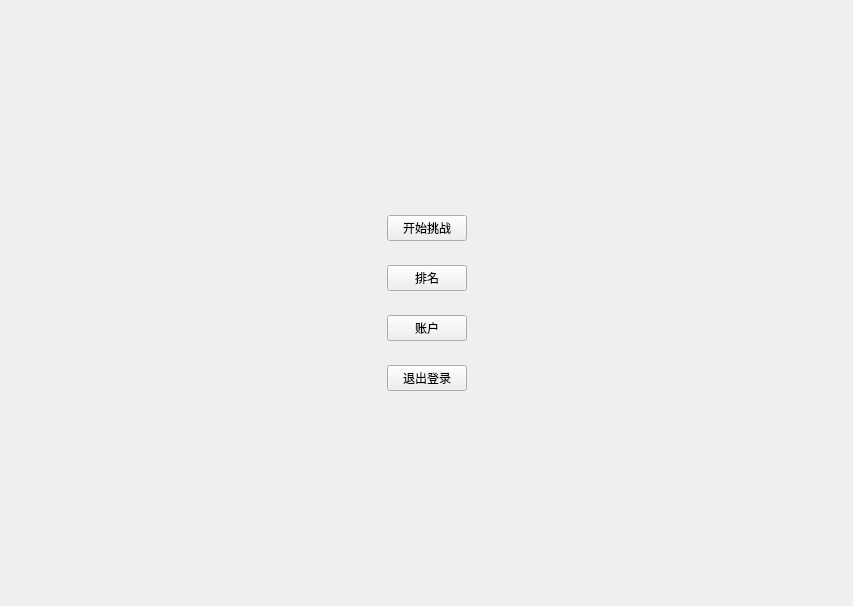
<?xml version="1.0" encoding="UTF-8"?>
<ui version="4.0">
 <class>AnswerWindow</class>
 <widget class="QWidget" name="AnswerWindow">
  <property name="geometry">
   <rect>
    <x>0</x>
    <y>0</y>
    <width>853</width>
    <height>606</height>
   </rect>
  </property>
  <property name="windowTitle">
   <string>Form</string>
  </property>
  <layout class="QVBoxLayout" name="verticalLayout">
   <item>
    <spacer name="verticalSpacer">
     <property name="orientation">
      <enum>Qt::Vertical</enum>
     </property>
     <property name="sizeHint" stdset="0">
      <size>
       <width>20</width>
       <height>40</height>
      </size>
     </property>
    </spacer>
   </item>
   <item>
    <widget class="QWidget" name="widget" native="true">
     <layout class="QHBoxLayout" name="horizontalLayout">
      <item>
       <spacer name="horizontalSpacer_2">
        <property name="orientation">
         <enum>Qt::Horizontal</enum>
        </property>
        <property name="sizeHint" stdset="0">
         <size>
          <width>40</width>
          <height>20</height>
         </size>
        </property>
       </spacer>
      </item>
      <item>
       <widget class="QPushButton" name="startBtn">
        <property name="text">
         <string>开始挑战</string>
        </property>
       </widget>
      </item>
      <item>
       <spacer name="horizontalSpacer">
        <property name="orientation">
         <enum>Qt::Horizontal</enum>
        </property>
        <property name="sizeHint" stdset="0">
         <size>
          <width>40</width>
          <height>20</height>
         </size>
        </property>
       </spacer>
      </item>
     </layout>
    </widget>
   </item>
   <item>
    <widget class="QWidget" name="widget_2" native="true">
     <layout class="QHBoxLayout" name="horizontalLayout_2">
      <item>
       <spacer name="horizontalSpacer_3">
        <property name="orientation">
         <enum>Qt::Horizontal</enum>
        </property>
        <property name="sizeHint" stdset="0">
         <size>
          <width>40</width>
          <height>20</height>
         </size>
        </property>
       </spacer>
      </item>
      <item>
       <widget class="QPushButton" name="rankBtn">
        <property name="text">
         <string>排名</string>
        </property>
       </widget>
      </item>
      <item>
       <spacer name="horizontalSpacer_4">
        <property name="orientation">
         <enum>Qt::Horizontal</enum>
        </property>
        <property name="sizeHint" stdset="0">
         <size>
          <width>40</width>
          <height>20</height>
         </size>
        </property>
       </spacer>
      </item>
     </layout>
    </widget>
   </item>
   <item>
    <widget class="QWidget" name="widget_3" native="true">
     <layout class="QHBoxLayout" name="horizontalLayout_3">
      <item>
       <spacer name="horizontalSpacer_5">
        <property name="orientation">
         <enum>Qt::Horizontal</enum>
        </property>
        <property name="sizeHint" stdset="0">
         <size>
          <width>40</width>
          <height>20</height>
         </size>
        </property>
       </spacer>
      </item>
      <item>
       <widget class="QPushButton" name="accountBtn">
        <property name="text">
         <string>账户</string>
        </property>
       </widget>
      </item>
      <item>
       <spacer name="horizontalSpacer_6">
        <property name="orientation">
         <enum>Qt::Horizontal</enum>
        </property>
        <property name="sizeHint" stdset="0">
         <size>
          <width>40</width>
          <height>20</height>
         </size>
        </property>
       </spacer>
      </item>
     </layout>
    </widget>
   </item>
   <item>
    <widget class="QWidget" name="widget_4" native="true">
     <layout class="QHBoxLayout" name="horizontalLayout_6">
      <item>
       <spacer name="horizontalSpacer_11">
        <property name="orientation">
         <enum>Qt::Horizontal</enum>
        </property>
        <property name="sizeHint" stdset="0">
         <size>
          <width>362</width>
          <height>20</height>
         </size>
        </property>
       </spacer>
      </item>
      <item>
       <widget class="QPushButton" name="loginBtn">
        <property name="text">
         <string>退出登录</string>
        </property>
       </widget>
      </item>
      <item>
       <spacer name="horizontalSpacer_12">
        <property name="orientation">
         <enum>Qt::Horizontal</enum>
        </property>
        <property name="sizeHint" stdset="0">
         <size>
          <width>362</width>
          <height>20</height>
         </size>
        </property>
       </spacer>
      </item>
     </layout>
    </widget>
   </item>
   <item>
    <spacer name="verticalSpacer_2">
     <property name="orientation">
      <enum>Qt::Vertical</enum>
     </property>
     <property name="sizeHint" stdset="0">
      <size>
       <width>20</width>
       <height>40</height>
      </size>
     </property>
    </spacer>
   </item>
  </layout>
 </widget>
 <resources/>
 <connections/>
</ui>
